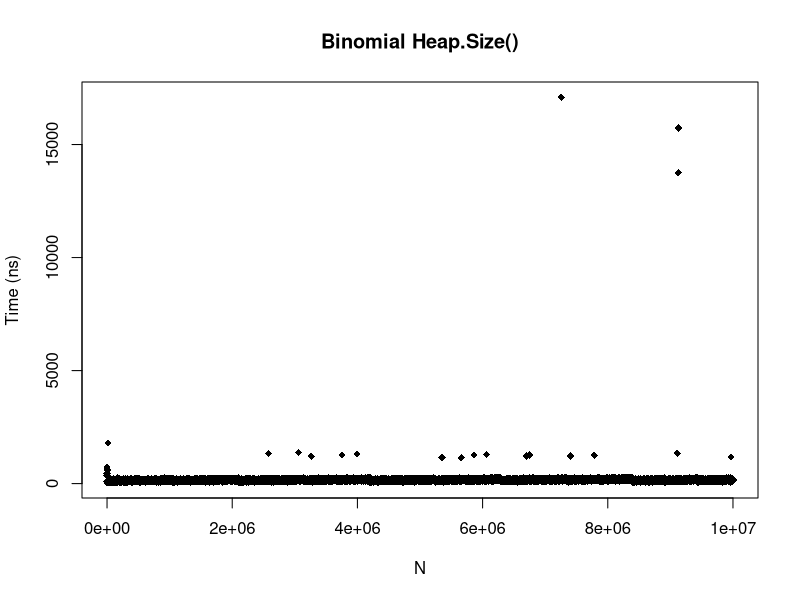
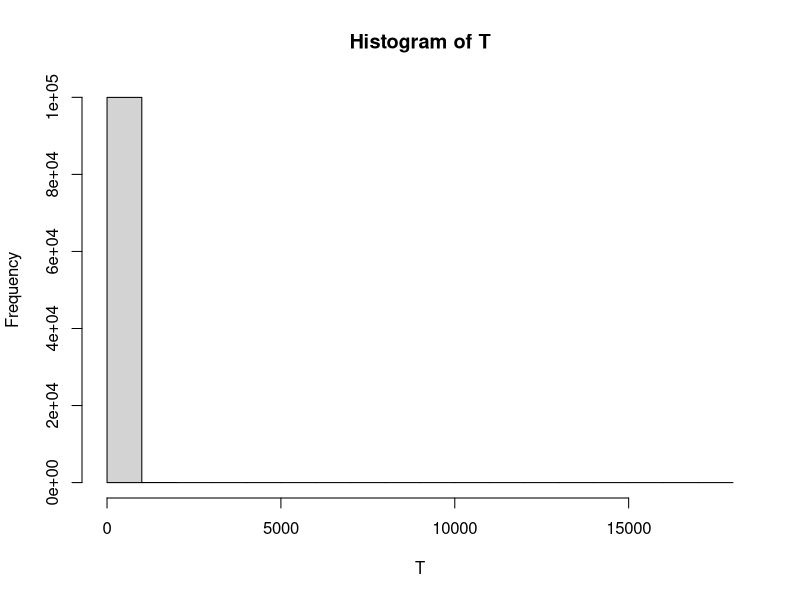
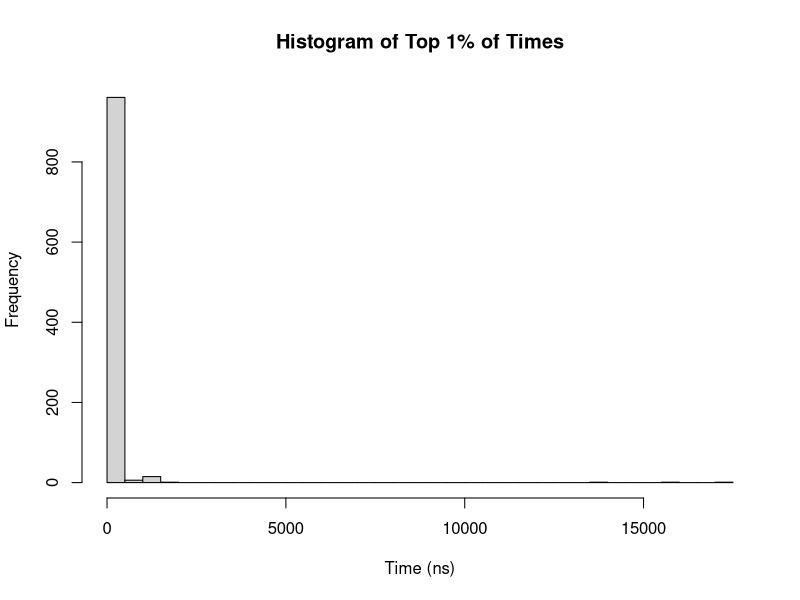
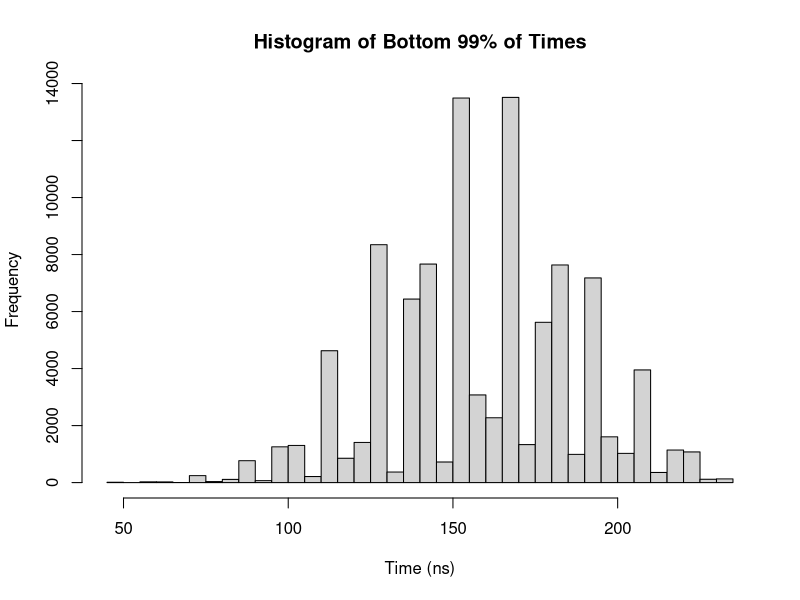

These charts were generated, in order, by the following R code:
# Preston Dunton
# CS320 Honors Option
# May 20, 2020
# pdunton@rams.colostate.edu

# size() can be implemented in an O(1) and an O(logn) way.
# To do it in O(1) time, keep a size_ member in the Binomial_Heap object
# and update it for insertions / deletions.  In this case, size() just returns that field.
# To do it in O(logn) time, iterate through the linked list of binomial trees
# and use the degree of the head of each tree to calculate how many nodes are in each tree.
# Because the length of that list is at most logn, size() is O(logn).
# I implemented the O(logn) way because I didn't feel like writing the O(1) implementation.

size_binomial = read.csv("./size_binomial.csv")
attach(size_binomial)

summary(T)
# min 45
# q1 140
# median 157
# mean 160
# q3 181
# max 17085

plot(N,T,pch=18,xlab="N",ylab="Time (ns)",main="Binomial Heap.Size()")
hist(T,breaks=20)

# Let's see if we can remove some outliers

quantile(T,seq(0,1,0.1))
quantile(T,seq(0.9,1,0.01))

# Let's separate the top 1% and analyze

# Top 1%
  sum(T>232) # There are 986 outliers
  summary(T[which(T>232)])
  # min 233
  # q1 234
  # median 236
  # mean 307.4
  # q3 246
  # max 17085
  hist(T[which(T>232)],main="Histogram of Top 1% of Times",xlab="Time (ns)",breaks=30)

# Bottom 99%
  summary(T[which(T<=232)])
  # min 45
  # q1 140
  # median 156
  # mean 159.1
  # q3 181
  # max 232
  hist(T[which(T<=232)],main="Histogram of Bottom 99% of Times",xlab="Time (ns)",breaks=30)

  
  # Looks like most calls to size() take under 232 ns.
  # There also doesn't appear to be a large correlation between T and N
  # The implementation appears to be O(logn) time like the other operations that have this trend.
  # An O(1) implementation could be achieved by implementing a size_ member, but I don't want to
  # bother with that.

detach(size_binomial)